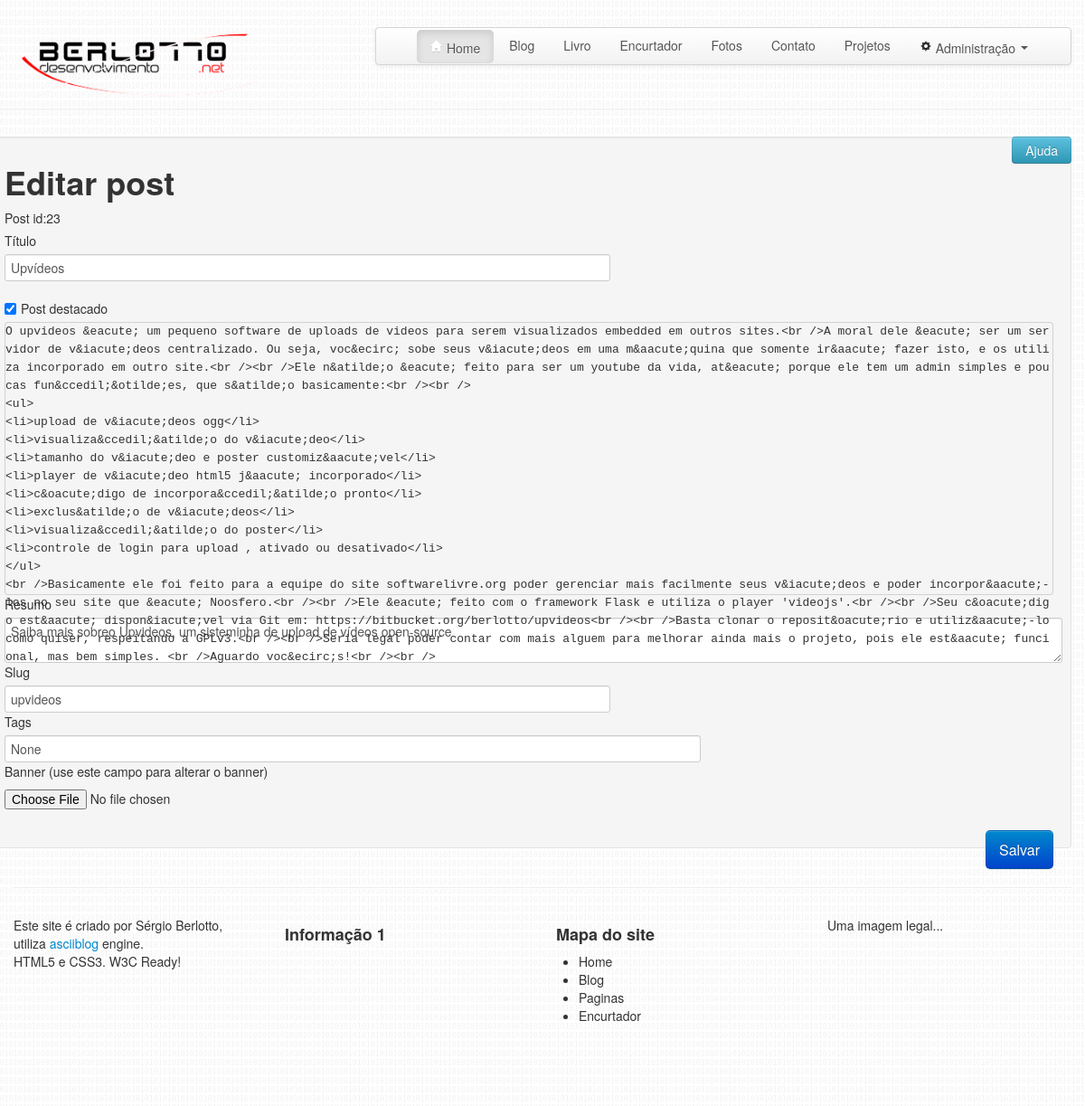
Screenshot of /blog/edit-post/23 with the database file from the repository.
### blog/models.py (models this page shows, shortened)
class Post(db.Model):
	__tablename__ = 'post'
	id = db.Column(db.Integer, primary_key=True, autoincrement=True)
	title = db.Column(db.String(150))
	slug = db.Column(db.String(500), unique=True)
	resume = db.Column(db.String(1000))
	content = db.Column(db.Text)
	date_created = db.Column(db.DateTime)
	date_updated = db.Column(db.DateTime)
	picture	= db.Column(db.Integer, db.ForeignKey("file.id")) #id if File that is used for banner
	featured = db.Column(db.String(1)) #may be 'S' or ('N','')
	tags = db.Column(db.String(4000))

### blog/__init__.py (the view)
@blog.route('/edit-post/<int:post_id>')
def edit_post(post_id):
	post = Post.query.filter(Post.id==post_id).one()
	if post:
		return render_template('new-post.html',post=post)
	else:
		return abort(404)

### blog/templates/new-post.html (shortened to what this page needs)
{% extends "base.html" %}
{% block content %}
	<a id="btn-ajuda" rel="facebox" href="/pages/help-edit/?partial" class="btn btn-info pull-right">Ajuda</a>
	<form id="form-new-post" class="well form-horizontal" enctype="multipart/form-data" action="{{url_for('blog.save_post')}}" method="POST">
	{% if post %}
		<h1 id="acao">Editar post</h1>
		<label id="id">Post id:{{post.id}}</label>
		<label for="title">Título</label><input class="span7 required" id="title" name="title" type="text" length="150" value="{{post.title}}"><br>&nbsp;
		<label class="checkbox" for="featured"><input type="checkbox" value="featured" id="featured" name="featured" {%if post.featured%}checked="checked"{%endif%}>Post destacado</label>
		<pre id="editor">{{post.content}}</pre>
		<label for="resume">Resumo</label><textarea class="span12 required" id="resume" name="resume">{{post.resume}}</textarea>
		<label for="slug">Slug</label><input class="span7 required" id="slug" name="slug" type="text" length="150" value="{{post.slug}}">
		<label for="tags">Tags</label><input class="span8" id="tags" name="tags" type="text" lenght="500" value="{{post.tags}}">
		<label for="postfile">Banner (use este campo para alterar o banner)</label><input type="file" id="postfile" name="postfile">
	{% endif %}
		<br>
		<input type="submit" id="btn-enviar" class="btn btn-large btn-primary pull-right" value="Salvar">
	</form>
{% endblock %}

### static/css/asciiblog.css (style rules this page uses)
body { padding: 10px; background-image: url('../img/back.png'); }

### blog/templates/new-post.html (style rules this page uses)
#editor { height: 300px; margin: 0; position: relative; padding: 0px !important; }

### rows the page displays
Post: id "23", title "Upvídeos", featured "☑", content "O upvideos &eacute; um pequeno software de uploads de videos para serem visualizados embedded em outros sites.<br />A moral dele &eacute; ser um servidor de v&iacute;deos centralizado. Ou seja, voc&ecirc; sobe seus v&iacute;deos em uma m&aacute;quina que somente ir&aacute; fazer isto, e os utiliza incorporado em outro site.<br /><br />Ele n&atilde;o &eacute; feito para ser um youtube da vida, at&eacute; porque ele tem um admin simples e poucas fun&ccedil;&otilde;es, que s&atilde;o basicamente:<br /><br /> <ul> <li>upload de v&iacute;deos ogg</li> <li>visualiza&ccedil;&atilde;o do v&iacute;deo</li> <li>tamanho do v&iacute;deo e poster customiz&aacute;vel</li> <li>player de v&iacute;deo html5…", slug "upvideos", tags "None"
